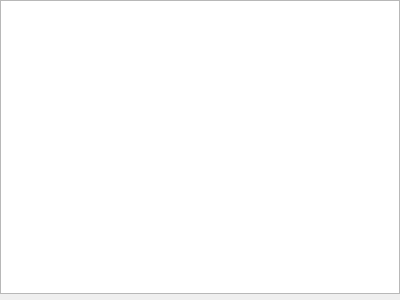
<?xml version="1.0" encoding="UTF-8"?>
<ui version="4.0">
 <class>SAKResponserToolUi</class>
 <widget class="QWidget" name="SAKResponserToolUi">
  <property name="geometry">
   <rect>
    <x>0</x>
    <y>0</y>
    <width>400</width>
    <height>300</height>
   </rect>
  </property>
  <property name="windowTitle">
   <string>Form</string>
  </property>
  <layout class="QVBoxLayout" name="verticalLayout">
   <property name="leftMargin">
    <number>0</number>
   </property>
   <property name="topMargin">
    <number>0</number>
   </property>
   <property name="rightMargin">
    <number>0</number>
   </property>
   <property name="bottomMargin">
    <number>0</number>
   </property>
   <item>
    <widget class="QTableView" name="tableView"/>
   </item>
   <item>
    <widget class="SAKTableController" name="widget" native="true"/>
   </item>
  </layout>
 </widget>
 <customwidgets>
  <customwidget>
   <class>SAKTableController</class>
   <extends>QWidget</extends>
   <header location="global">SAKTableController.hh</header>
   <container>1</container>
  </customwidget>
 </customwidgets>
 <resources/>
 <connections/>
</ui>
